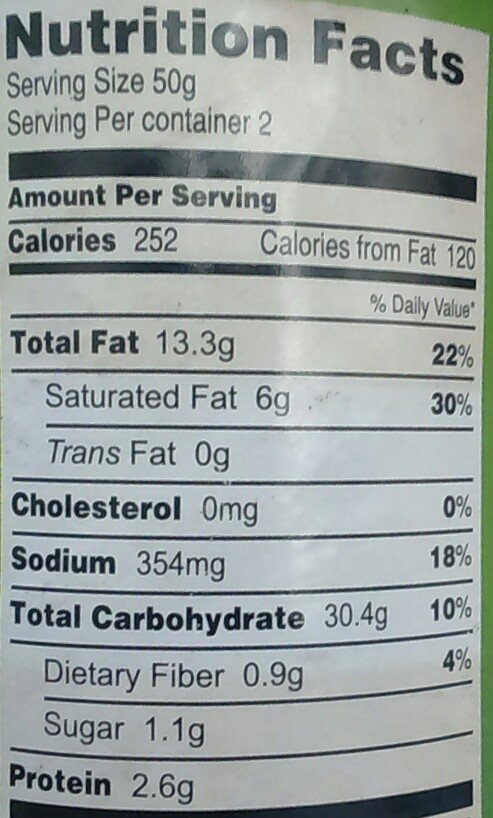
#> input picture tesseract-python/images/ee1.JPG, 493 x 818 px, found by its file name
$ python ocr.py
#> lines starting #> are read from the running program, lines starting #| are printed output that depends on the picture
from PIL import Image
import pytesseract
import cv2
import os

image=cv2.imread("images/ee1.jpg")
#> image is the input picture: shape (818, 493, 3); mean B, G, R 161, 163.2, 155.4
gray = cv2.cvtColor(image, cv2.COLOR_BGR2GRAY)
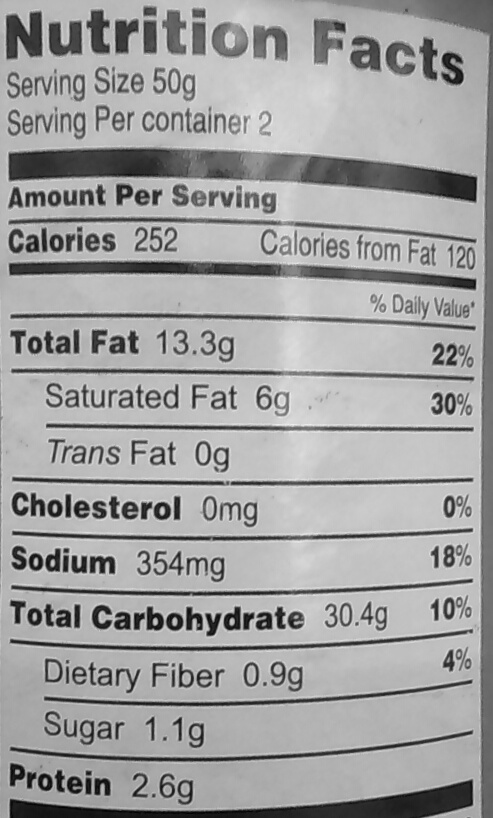
#> gray: shape (818, 493); min 1, max 238, mean 160.6

cv2.imshow("Image", gray)
# write the grayscale image to disk as a temporary file so we can
# apply OCR to it
filename = "{}.png".format(os.getpid())
cv2.imwrite(filename, gray)

# load the image as a PIL/Pillow image, apply OCR, and then delete
# the temporary file
#> (the run stopped early here; a loop or call above may not have finished)

$ run again, with tesseract-python/images/ee2.JPG copied over tesseract-python/images/ee1.JPG
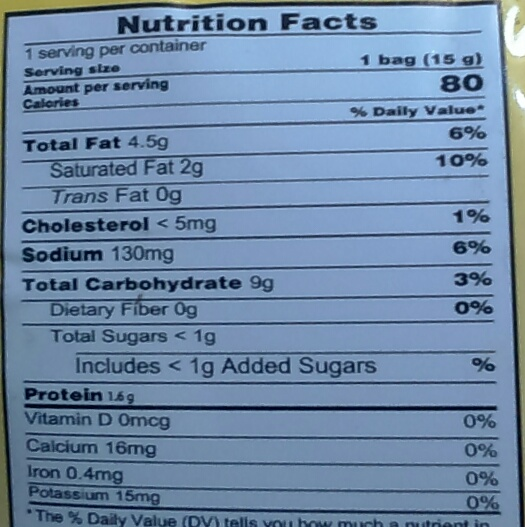
#> input picture tesseract-python/images/ee2.JPG, 525 x 527 px, found by its file name
#> image is the input picture: shape (527, 525, 3); mean B, G, R 165.8, 136.1, 110.3
#> `gray = cv2.cvtColor(image, cv2.COLOR_BGR2GRAY)`:
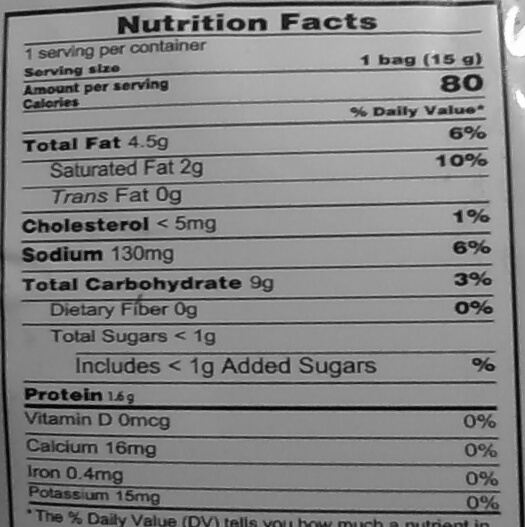
#> gray: shape (527, 525); min 3, max 255, mean 131.7

$ run again, with tesseract-python/images/ee3.JPG copied over tesseract-python/images/ee1.JPG
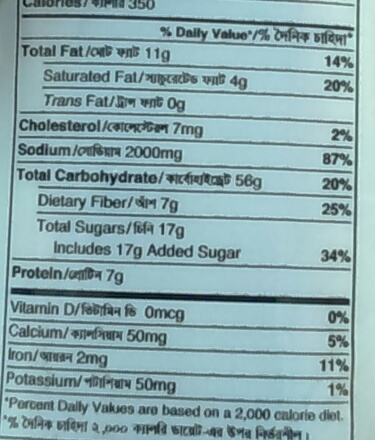
#> input picture tesseract-python/images/ee3.JPG, 375 x 440 px, found by its file name
#> image is the input picture: shape (440, 375, 3); mean B, G, R 174.2, 170, 139.4
#> `gray = cv2.cvtColor(image, cv2.COLOR_BGR2GRAY)`:
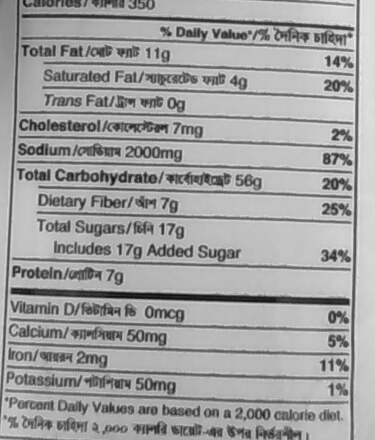
#> gray: shape (440, 375); min 11, max 238, mean 161.3

$ run again, with tesseract-python/images/ee4.JPG copied over tesseract-python/images/ee1.JPG
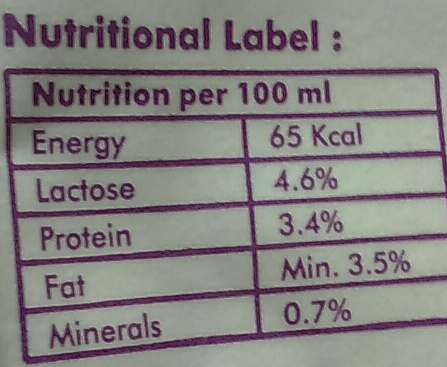
#> input picture tesseract-python/images/ee4.JPG, 447 x 367 px, found by its file name
#> image is the input picture: shape (367, 447, 3); mean B, G, R 126.9, 128.5, 131.7
#> `gray = cv2.cvtColor(image, cv2.COLOR_BGR2GRAY)`:
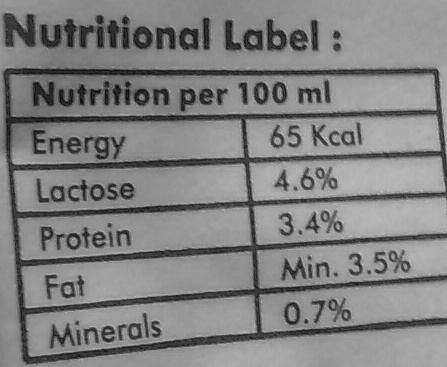
#> gray: shape (367, 447); min 10, max 195, mean 129.2
